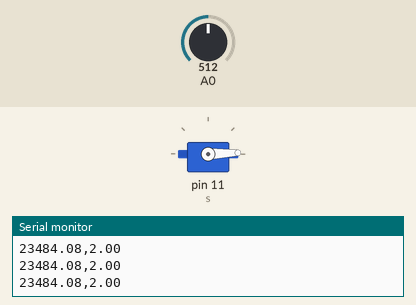
A sketch run on a simulated Arduino Uno, built with avr-gcc and run on an emulated ATmega328P. On the bench: servo, the last lines printed to the serial monitor. The inputs (shaded band) are chosen by the test bench; at power-on: A0 = 512.

Above: at 1.2 s.
1.3 s: A0 set to 773
3.1 s: A0 set to 802
At 16.1 s:
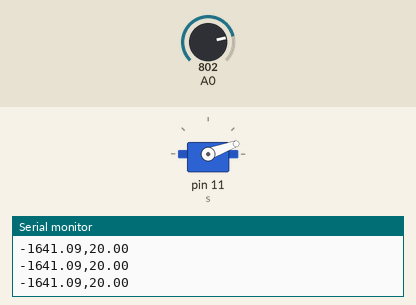
Timing chart, 0 to 17.7 s (numbered marks = the images above; inputs shaded):
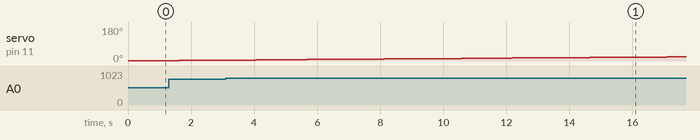

The sketch:

FSR_moving_avg.ino
```cpp
#include<Servo.h>
unsigned long  t = 0,temp,f;
int var = 1;
float data[10];
int count = 0;
float avg;
unsigned long timeLag = 800000;
Servo s;
float val = 1;
float big;
float V,FSR1,FSR2,FSR3;
int upperLimit = 27;
int lowerLimit = 0;
void setup() {
  //pinMode(11,OUTPUT);
  pinMode(A0,INPUT);
  s.attach(11);
  Serial.begin(9600);
}

void loop() {
  //analogWrite(11,1023);
  //big = FSR1/2;
  //V = analogRead(A0);
  V = analogRead(A0)*5/1023.;
  FSR1 = (3.78/V-1)*46000.;
   if(FSR1>10000000)
  {
    FSR1 = 10000000;
  }
  data[count] = FSR1;
  count = count +1;
  if(count>9)
  {
    count = 0;
  }
  avg = (data[0]+data[1]+data[2]+data[3]+data[4]+data[5]+data[6]+data[7]+data[8]+data[9])/10;

  //if(abs(FSR2-FSR1)<big)
 // {
  //  FSR2 = FSR1;
  //}

  Serial.print(avg);
  Serial.print(",");
  Serial.println(val);
  s.write(val);
  temp = micros();
  f = temp - t;
  switch (var)
  {

  case 1:
  if(val < upperLimit && f>timeLag)
  {
    val = val +1;
    t = temp;
    if(val == upperLimit)
    {
      var = 2;
  //    delay(1000);
    }
  }
  break;

      case 2:
      if(val > lowerLimit && f > timeLag)
  {
    val = val - 1;
    t = temp;
    if(val == lowerLimit)
    {
      var = 1;
    }
  }
    break;
  }
}
```

Measured:
- the behaviour switches between 790 and 791 on A0 (found by bisection; images 0 and 1)
